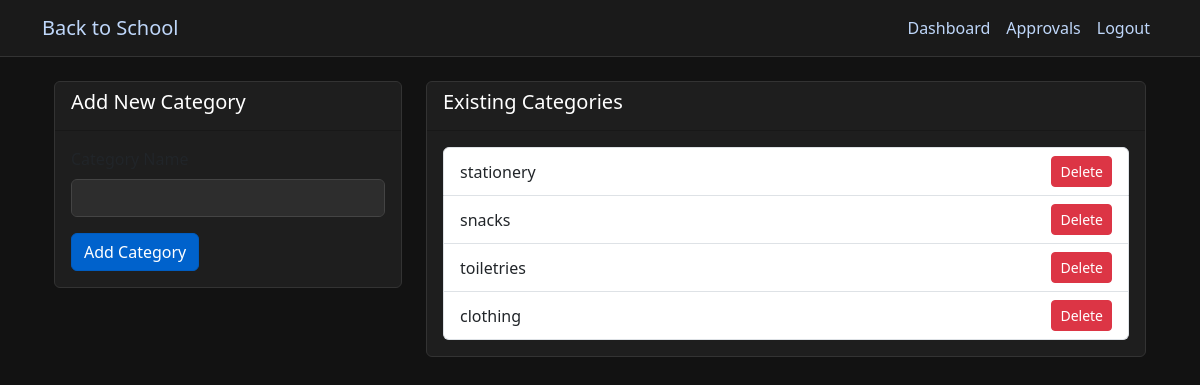
The app's page /admin/categories (signed in), older data.
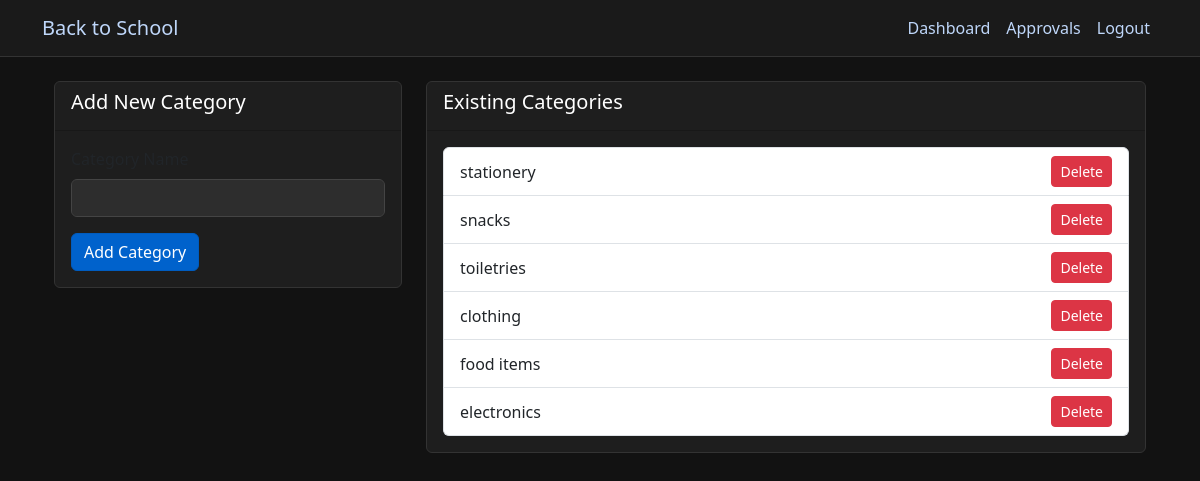
The same page, newer data.
### app.py (models this page shows)
class ProductCategory(db.Model):
    id = db.Column(db.Integer, primary_key=True)
    name = db.Column(db.String(50), unique=True, nullable=False)

### app.py (the view, shortened to what this page needs)
@app.route('/admin/categories', methods=['GET', 'POST'])
@role_required(['app_admin'])
def manage_categories():
    categories = ProductCategory.query.all()
    return render_template('admin/manage_categories.html', categories=categories)

### app.py (called while the page is built)
def role_required(roles):
    def decorator(f):
        @wraps(f)
        def decorated_function(*args, **kwargs):
            if 'user_id' not in session:
                flash('Please log in to access this page', 'error')
                return redirect(url_for('login'))
            if session['role'] not in roles:
                flash('You do not have permission to access this page', 'error')
                return redirect(url_for('dashboard'))
            return f(*args, **kwargs)
        return decorated_function
    return decorator

@app.context_processor
def inject_current_user():
    if 'user_id' in session:
        user = db.session.get(User, session['user_id'])
        return {'current_user': user}
    return {'current_user': None}

@app.context_processor
def inject_cart_item_count():
    if 'user_id' in session and session['role'] in ['parent', 'student']:
        user = db.session.get(User, session['user_id'])
        cart = user.carts[0] if user.carts else None
        if cart and cart.items:
            return {'cart_item_count': len(cart.items)}
    return {'cart_item_count': 0}

### templates/admin/manage_categories.html
{% extends "base.html" %}
{% block content %}
<div class="container">
    <div class="row">
        <div class="col-md-4">
            <div class="card">
                <div class="card-header">
                    <h5>Add New Category</h5>
                </div>
                <div class="card-body">
                    <form method="POST" action="{{ url_for('manage_categories') }}">
                        <div class="mb-3">
                            <label for="name" class="form-label">Category Name</label>
                            <input type="text" class="form-control" id="name" name="name" required>
                        </div>
                        <button type="submit" class="btn btn-primary">Add Category</button>
                    </form>
                </div>
            </div>
        </div>
        <div class="col-md-8">
            <div class="card">
                <div class="card-header">
                    <h5>Existing Categories</h5>
                </div>
                <div class="card-body">
                    <ul class="list-group">
                        {% for category in categories %}
                        <li class="list-group-item d-flex justify-content-between align-items-center">
                            {{ category.name }}
                            <form action="{{ url_for('delete_category', cat_id=category.id) }}" method="POST" onsubmit="return confirm('Are you sure you want to delete this category?');">
                                <button type="submit" class="btn btn-danger btn-sm">Delete</button>
                            </form>
                        </li>
                        {% else %}
                        <li class="list-group-item">No categories found.</li>
                        {% endfor %}
                    </ul>
                </div>
            </div>
        </div>
    </div>
</div>
{% endblock %}

Row changes from the older to the newer data that the page shows:
added ProductCategory: name "food items"
added ProductCategory: name "electronics"
